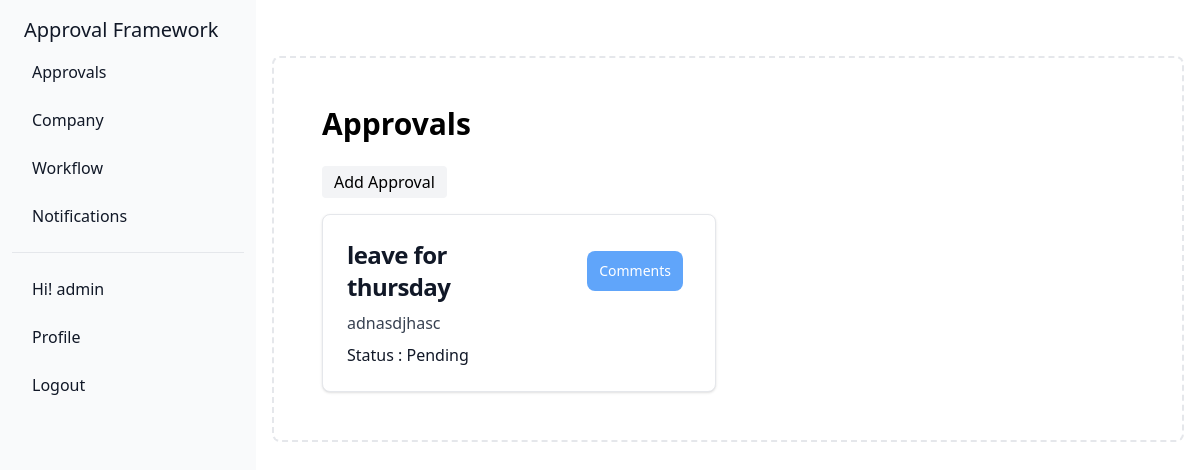
Page /approval/ (signed in) on the earlier database version.
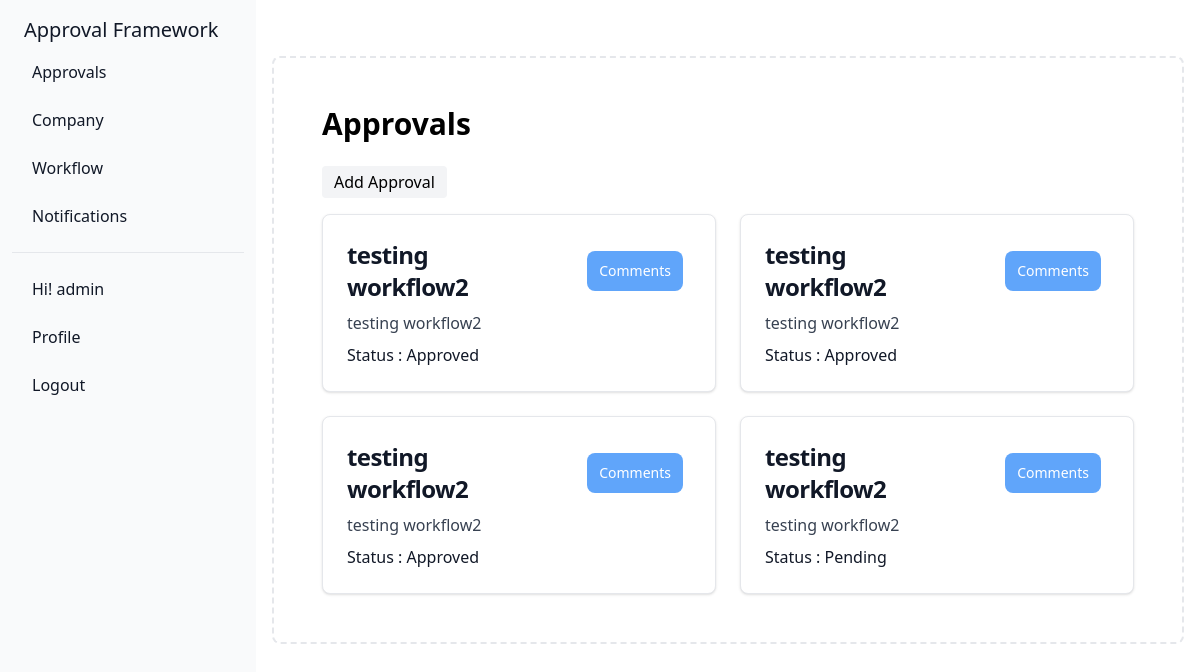
Same page on the later database version.
### approval/models.py (models this page shows, shortened)
class Approval(models.Model):
    id = models.AutoField(primary_key=True)
    header_detail = models.TextField()
    line_item_detail = models.TextField()
    status_choices = {
        ('pending', 'Pending'),
          ('approved', 'Approved'),
          ('rejected', 'Rejected'),
    }
    status = models.CharField(max_length=20, choices=status_choices)
    aprroval_choices = {
        ('urgent','urgent'),
        ('small','small'),
        ('adhoc','adhoc'),
    }
    approval_type = models.CharField(max_length=20,choices = aprroval_choices)
    workflowstep = models.ForeignKey(WorkflowStep, on_delete=models.CASCADE)
    creator = models.ForeignKey(User_profile, on_delete=models.CASCADE, related_name='created_approvals')

### approval/views.py (the view)
# urls.py: path('',include('approval.urls')),
def approval(request):
    user = User_profile.objects.get(User = request.user.id)
    if request.user.is_authenticated:
        comments = Comment.objects.all()
        if user.role == 'admin' :
            approvals = Approval.objects.all()
            return render(request,'approvals.html',{'approvals':approvals,'profile':user,'comments':comments})
        elif user.role == 'staff':
            worksteps = WorkflowStep.objects.filter(user = user.id)
            workstep_ids = worksteps.values_list('id',flat=True)
            approvals  = Approval.objects.filter(workflowstep__in = workstep_ids,status = 'pending')
            return render(request,'approvals.html',{'approvals':approvals,'profile':user,'comments':comments})
        else:
            approvals = Approval.objects.filter(creator = user.id)
            return render(request,'approvals.html',{'approvals':approvals,'profile':user,'comments':comments})
    return redirect('/login/')

### templates/approvals.html (shortened to what this page needs)
{% extends "home.html" %}
{% block content %}
<div class="bg-white p-8  sm:w-full">
    <h1 class="text-3xl font-semibold mb-6">Approvals </h1>
    <a href="/approval/create/" class="inline-flex mr-5 items-center bg-gray-100 border-0 py-1 px-3 focus:outline-none hover:bg-gray-200 rounded text-base mt-4 md:mt-0">
        Add Approval
    </a>
    <div class="grid grid-cols-1  lg:grid-cols-2 gap-6 mt-4">
        {% for approval in approvals %}
        <card class="col-span-1 bg-white border border-gray-200 rounded-lg shadow hover:bg-gray-100">
            <div class="flex flex-col max-w-sm p-6 relative">
                <div class="flex justify-between items-center mb-2">
                    <h5 class="text-2xl font-bold tracking-tight text-gray-900">
                        {{approval.header_detail}}
                    </h5>
                    <button id="dropdownDefaultButton" data-dropdown-toggle="dropdown{{approval.id}}" class="ml-10 text-white bg-blue-400 hover:bg-blue-500 font-medium rounded-lg text-sm px-3 py-2.5 text-center inline-flex items-center" type="button">
                        Comments
                    </button>
                </div>
                <p class="font-normal text-gray-700">
                    {{approval.line_item_detail}}
                </p>
                <p class="mt-2 font-medium text-gray-900 capitalize ">
                    Status : {{approval.status}}
                </p>
            </div>
        </card>
        {%endfor%}
    </div>
</div>
{% endblock %}

Differences in the rows shown:
removed Approval: header_detail "leave for thursday", line_item_detail "adnasdjhasc", status "Pending"
added Approval: header_detail "testing workflow2", line_item_detail "testing workflow2", status "Approved"
added Approval: header_detail "testing workflow2", line_item_detail "testing workflow2", status "Approved"
added Approval: header_detail "testing workflow2", line_item_detail "testing workflow2", status "Approved"
added Approval: header_detail "testing workflow2", line_item_detail "testing workflow2", status "Pending"
